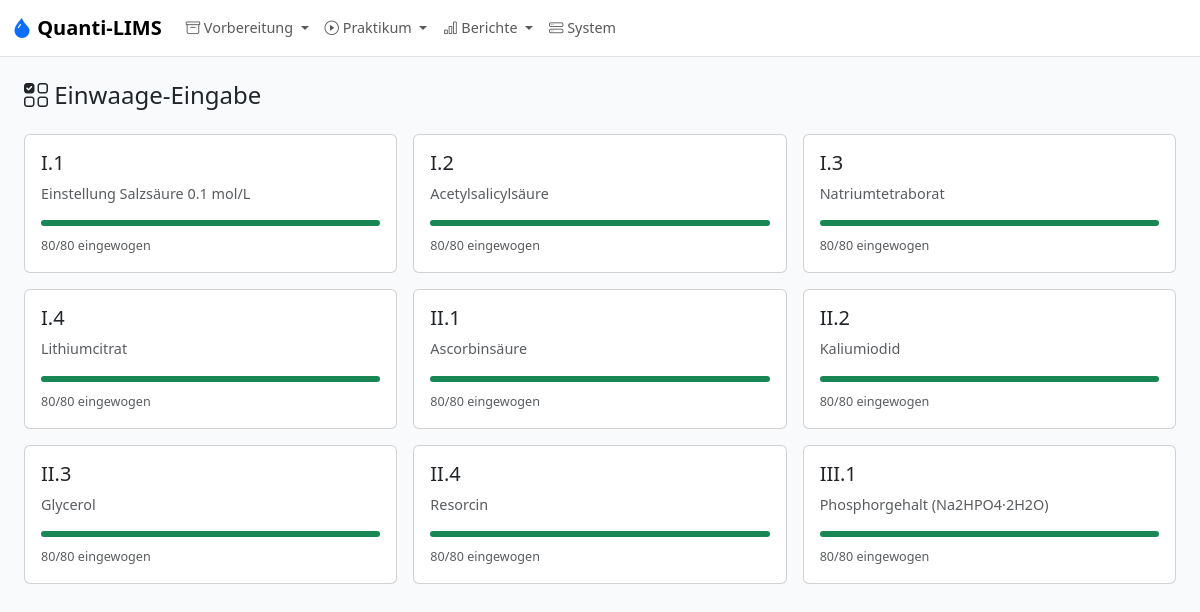
The page /ta/weighing on the database as committed earlier.
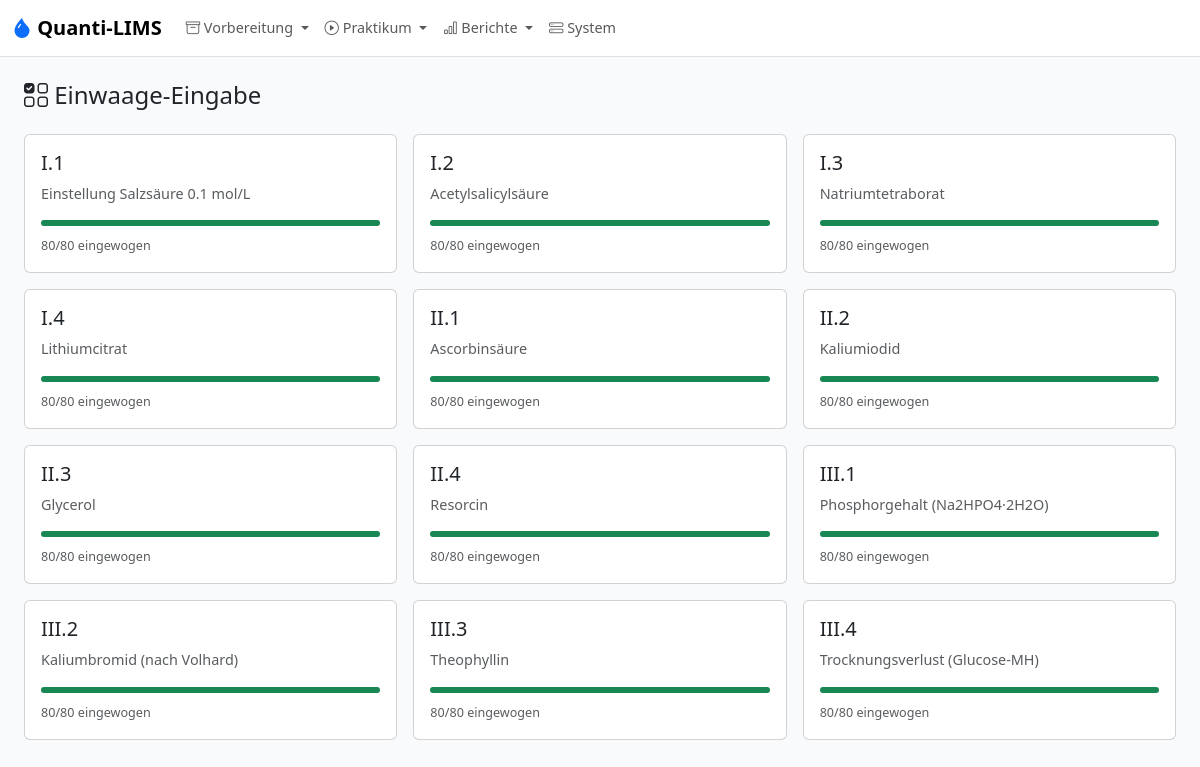
The same page on the database as committed later.
### models.py (models this page shows, shortened)
class SampleBatch(db.Model):
    __tablename__ = "sample_batch"
    id = db.Column(db.Integer, primary_key=True)
    semester_id = db.Column(db.Integer, db.ForeignKey("semester.id"), nullable=False)
    analysis_id = db.Column(db.Integer, db.ForeignKey("analysis.id"), nullable=False)
    substance_lot_id = db.Column(db.Integer, db.ForeignKey("substance_lot.id"))
    blend_description = db.Column(db.String(500))
    gehalt_min_pct = db.Column(db.Float)
    n_extra_determinations = db.Column(db.Integer, nullable=False, default=1)
    mortar_loss_factor = db.Column(db.Float, nullable=False, default=1.1)
    target_m_s_min_g = db.Column(db.Float)
    target_m_ges_g = db.Column(db.Float)
    target_v_min_ml = db.Column(db.Float)
    target_v_max_ml = db.Column(db.Float)
    dilution_factor = db.Column(db.Float)
    dilution_solvent = db.Column(db.String(120))
    dilution_notes = db.Column(db.Text)
    titer = db.Column(db.Float, nullable=False, default=1.000)
    titer_source = db.Column(db.String(40), nullable=False, default="manual")
    titer_source_date = db.Column(db.String(20))
    titer_source_operator = db.Column(db.String(100))
    total_samples_prepared = db.Column(db.Integer, nullable=False)
    preparation_date = db.Column(db.String(20))
    prepared_by = db.Column(db.String(100))
    notes = db.Column(db.Text)
    safety_factor = db.Column(db.Float, nullable=False, default=1.2)
    position = db.Column(db.Integer, nullable=False, default=0)
    semester = db.relationship("Semester", back_populates="batches")
    analysis = db.relationship("Analysis", back_populates="batches")
    substance_lot = db.relationship("SubstanceLot", back_populates="batches")
    samples = db.relationship("Sample", back_populates="batch", order_by="Sample.running_number")
    __table_args__ = (db.UniqueConstraint("semester_id", "analysis_id"),)

class Analysis(db.Model):
    __tablename__ = "analysis"
    id = db.Column(db.Integer, primary_key=True)
    block_id = db.Column(db.Integer, db.ForeignKey("block.id"), nullable=False)
    code = db.Column(db.String(10), unique=True, nullable=False)
    ordinal = db.Column(db.Integer, nullable=False)
    name = db.Column(db.String(200), nullable=False)
    substance_id = db.Column(db.Integer, db.ForeignKey("substance.id"), nullable=False)
    k_determinations = db.Column(db.Integer, nullable=False, default=3)
    result_unit = db.Column(db.String(20), nullable=False, default="%")
    result_label = db.Column(db.String(50), nullable=False, default="Gehalt")
    calculation_mode = db.Column(db.String(50), nullable=False, default=MODE_ASSAY_MASS_BASED)
    e_ab_g = db.Column(db.Float)
    g_ab_min_pct = db.Column(db.Float)
    g_ab_max_pct = db.Column(db.Float)
    source_reference = db.Column(db.String(255))
    tolerance_override_min_pct = db.Column(db.Float)
    tolerance_override_max_pct = db.Column(db.Float)
    notes = db.Column(db.Text)
    m_einwaage_min_mg = db.Column(db.Float, nullable=True)  # Min TA weighing mass (mass_determination mode, mg)
    m_einwaage_max_mg = db.Column(db.Float, nullable=True)  # Max TA weighing mass (mass_determination mode, mg)
    reported_molar_mass_gmol = db.Column(db.Float, nullable=True)
    reported_stoichiometry = db.Column(db.Float, nullable=True)
    n_crystal_water = db.Column(db.Integer, nullable=True)  # For loss_on_drying mode
    block = db.relationship("Block", back_populates="analyses")
    substance = db.relationship("Substance", back_populates="analyses")
    method = db.relationship("Method", back_populates="analysis", uselist=False)
    batches = db.relationship("SampleBatch", back_populates="analysis")

### app.py (the view)
    @app.route("/ta/weighing")
    def ta_weighing():
        sem = active_semester()
        batches = SampleBatch.query.filter_by(semester_id=sem.id).all() if sem else []
        return render_template("ta/weighing_select.html", batches=batches, semester=sem)

### calculation_modes.py (called while the page is built)
def resolve_mode(mode: str | None) -> str:
    if mode in {MODE_ASSAY_MASS_BASED, MODE_TITRANT_STANDARDIZATION,
                MODE_MASS_DETERMINATION, MODE_LOSS_ON_DRYING}:
        return mode
    return MODE_ASSAY_MASS_BASED

### models.py (called while the page is built)
    @property
    def is_weighed(self) -> bool:
        mode = resolve_mode(self.batch.analysis.calculation_mode if self.batch and self.batch.analysis else None)
        if mode == MODE_TITRANT_STANDARDIZATION:
            return self.m_ges_actual_g is not None
        if mode == MODE_MASS_DETERMINATION:
            return self.m_s_actual_g is not None
        return self.m_s_actual_g is not None and self.m_ges_actual_g is not None

### templates/ta/weighing_select.html (shortened to what this page needs)
{% extends "base.html" %}
{% block content %}
<h4 class="mb-4"><i class="bi bi-ui-checks-grid"></i> Einwaage-Eingabe</h4>
{% if not batches %}
<div class="alert alert-info">Keine Probenansätze im aktiven Semester vorhanden.</div>
{% else %}
<div class="row g-3">
{% for b in batches %}
{% set weighed = b.samples | selectattr('is_weighed') | list | length %}
{% set pct = (weighed / b.samples|length * 100)|round(0)|int if b.samples|length > 0 else 0 %}
<div class="col-md-4">
  <a href="{{ url_for('ta_weighing_batch', batch_id=b.id) }}" class="card text-decoration-none h-100 hover-card">
    <div class="card-body">
      <h5 class="card-title">{{ b.analysis.code }}</h5>
      <p class="card-text text-body-secondary">{{ b.analysis.name }}</p>
      <div class="progress mb-2" style="height: 6px">
        <div class="progress-bar {% if pct == 100 %}bg-success{% else %}bg-primary{% endif %}" style="width:{{ pct }}%"></div>
      </div>
      <small class="text-body-secondary">{{ weighed }}/{{ b.samples|length }} eingewogen</small>
    </div>
  </a>
</div>
{% endfor %}
</div>
{% endif %}
{% endblock %}

Rows that differ between the two databases and show on the page:
added SampleBatch: analysis.code "III.2", analysis.name "Kaliumbromid (nach Volhard)", {{ pct }} 100 (drawn), total_samples_prepared "80", samples|length "80"
added SampleBatch: analysis.code "III.3", analysis.name "Theophyllin", {{ pct }} 100 (drawn), total_samples_prepared "80", samples|length "80"
added SampleBatch: analysis.code "III.4", analysis.name "Trocknungsverlust (Glucose-MH)", {{ pct }} 100 (drawn), total_samples_prepared "80", samples|length "80"
